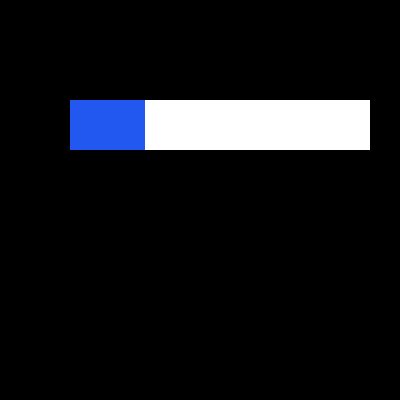
Frame 1 (no input)
Frame 60 (the mouse pressed at the canvas centre just before this capture): identical to frame 1, image omitted
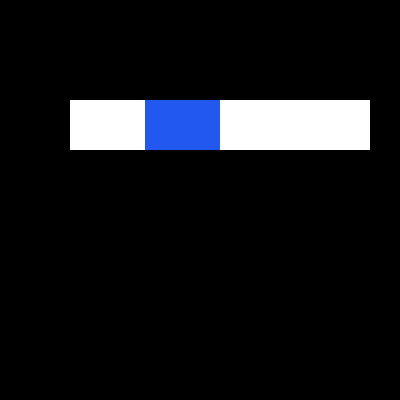
Frame 120 (the mouse held since frame 60 and released just before this capture)

The Processing sketch that drew these frames (run headless with seeded random() and noise(); from frame 60 on, the mouse is pressed at the canvas centre):

// Processing sketch: Screencast_5_4
// ── Screencast_5_4.pde
//Screencast_5_4 

int sliderPosition;

void setup() {
  size(400, 400);
}

void draw() {
  background(0);
  //determinePosition
  sliderPosition = determinePosition(70, 300, 4);
  drawSlider(70, 100, 300, 50, sliderPosition, 4);
  //text(sliderPosition, 70, 100 + 50 + 25);
}


//prereq position < numberOfPositions && position >= 0
void drawSlider(float x, float y, float sliderWidth, float sliderHeight, 
                    int position, int numberOfPositions) {
                      
  float barWidth = sliderWidth / numberOfPositions; 
  
 
  noStroke();
  fill(255);
  rect(x, y, sliderWidth, sliderHeight);
  fill(#2257F0);
  rect(x + position * barWidth, y, barWidth, sliderHeight);
}


int determinePosition(float x, float sliderWidth, int numberOfPositions){
  
  float barWidth = sliderWidth/numberOfPositions;
  int barPos;

  if (mouseX < x){
    barPos = 0;
  } 
  else if (mouseX >= sliderWidth + x){
    barPos = numberOfPositions - 1;
  }
  else{
    barPos = floor((mouseX - x) / barWidth);
  }
  
  return barPos;
}
